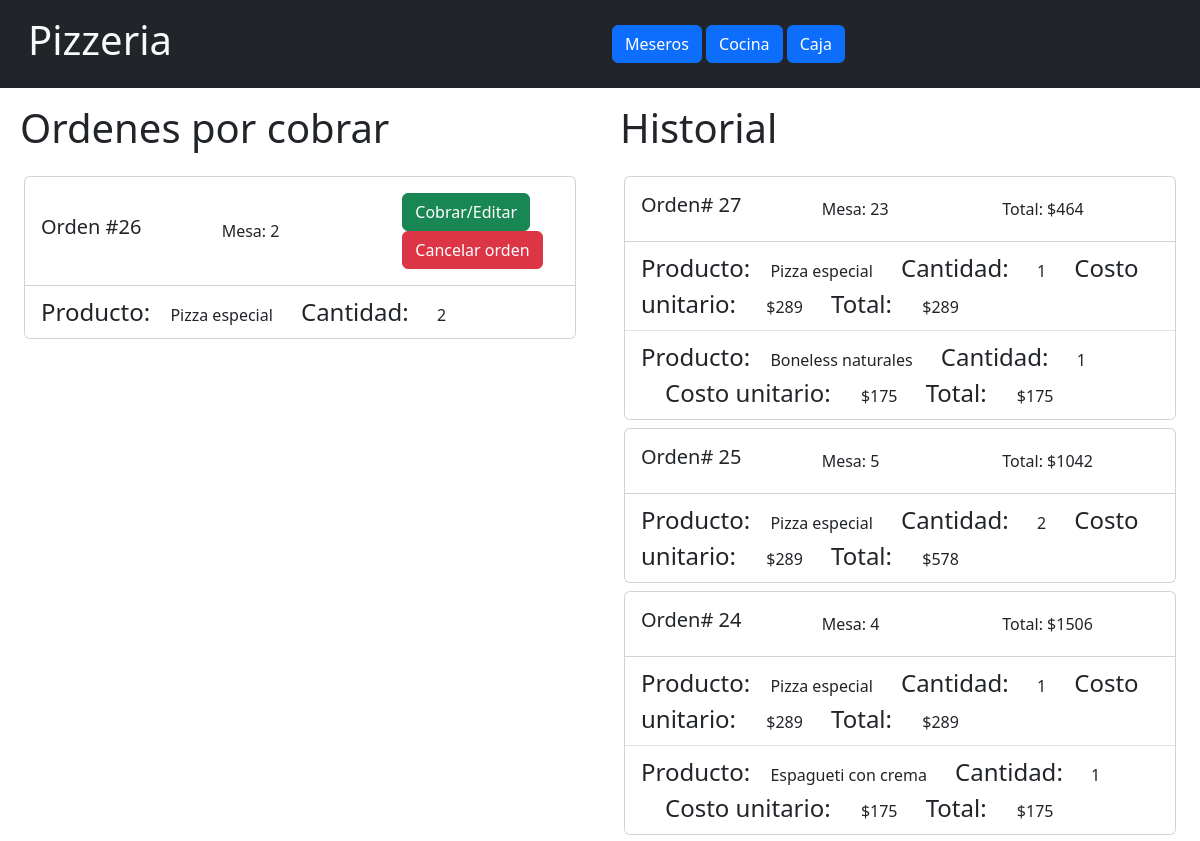
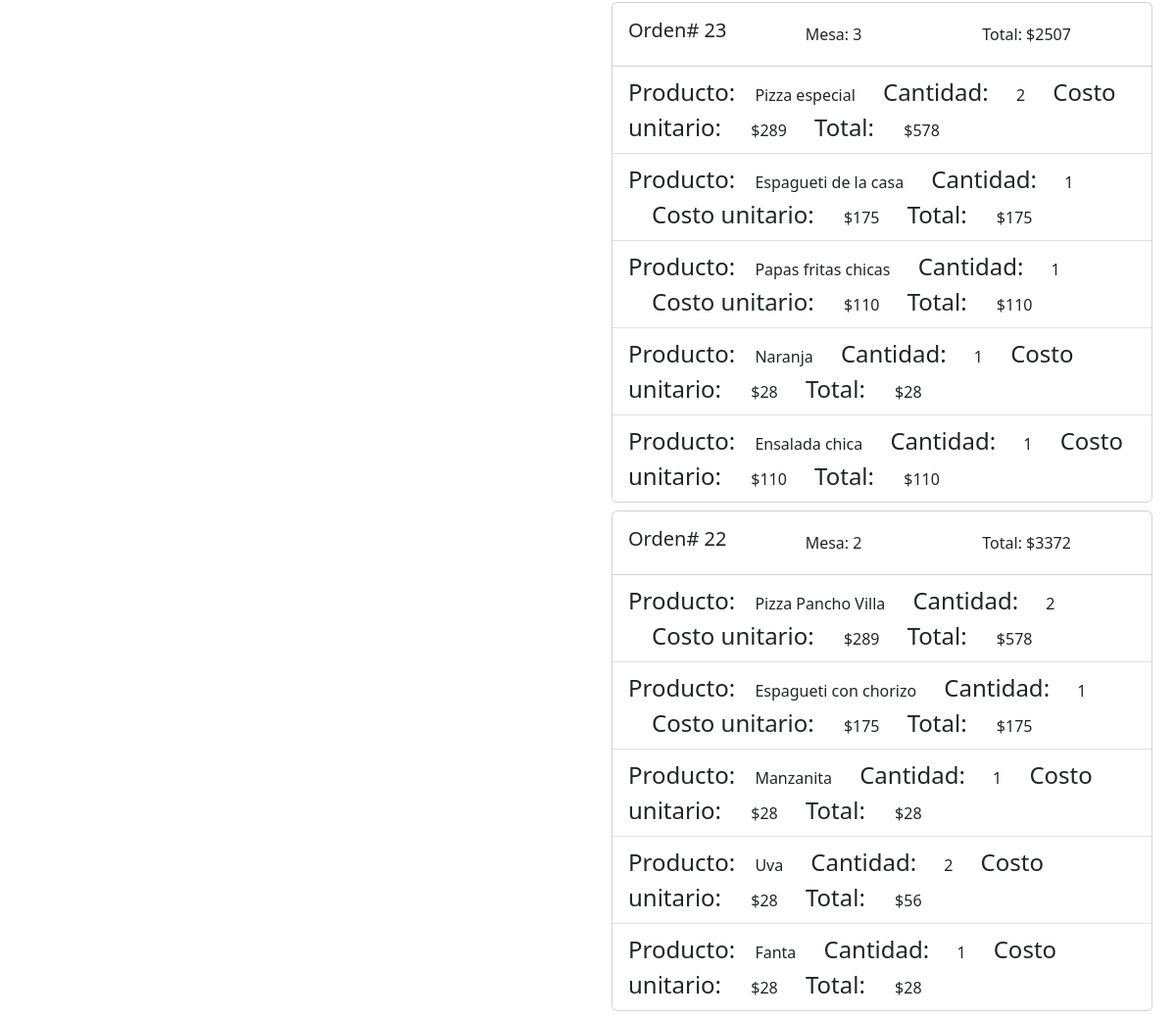
Screenshot of /Mizuki_app/cashier/ with the database file from the repository (2 pictures, top to bottom).
### Mizuki_app/models.py (models this page shows, shortened)
class Product(models.Model):
    name = models.CharField(('Nombre'), max_length = 100)
    price = models.PositiveIntegerField(('Precio'))
    category = models.ForeignKey(Categories, on_delete = models.CASCADE)

### Mizuki_app/views.py (the view)
# urls.py: path('cashier/', views.CashiersPage, name='cashierPage'),
def CashiersPage(request):
    orders_display = GetOrdersToDisplay()
    history_display = GetHistoryToDisplay()
    return render(request, "Mizuki_app/cashier.html",{'orders':orders_display, 'history':history_display})

### Mizuki_app/views.py (called while the page is built)
def GetOrdersToDisplay():
    orders_display=[]
    orders = Order.objects.filter(waitingPayment=True).filter(complete=False)
    for order in orders:
        dic_append = {'id':' ','table': ' ', 'Prods':[]}
        dic_append['id'] = order.pk
        dic_append['table'] = order.tableNumber
        details = OrderDetail.objects.filter(orderID=order.pk)
        for detail in details:
            dic_append['Prods'].append({'name':Product.objects.get(pk=detail.productID.pk).name, 'quantity': detail.quantity})
        orders_display.append(dic_append)
    return orders_display

def GetHistoryToDisplay():
    orders_display=[]
    orders = Order.objects.filter(waitingPayment=True).filter(complete=True).order_by('-id')
    order_total = 0
    for order in orders:
        dic_append = {'id':' ','table': ' ', 'order_total': 1, 'Prods':[]}
        dic_append['id'] = order.pk
        dic_append['table'] = order.tableNumber
        details = OrderDetail.objects.filter(orderID=order.pk)
        for detail in details:
            prod = Product.objects.get(pk=detail.productID.pk)
            total = int(prod.price) * int(detail.quantity)
            order_total += total
            dic_append['Prods'].append({'product': prod, 'quantity': detail.quantity, 'total': total})
        dic_append['order_total'] = order_total
        orders_display.append(dic_append)
    return orders_display

### Mizuki_app/templates/Mizuki_app/cashier.html (shortened to what this page needs)
<!doctype html>
<html lang="en">
<head>
  <link href="https://cdn.jsdelivr.net/npm/bootstrap@5.3.3/dist/css/bootstrap.min.css" rel="stylesheet"
>
</head>
<body>
  {%include "Mizuki_app/header.html"%}
  <div class="container-fluid">
    <div class="row">
      <div class="col-lg-6">
        <h1 class="ps-2 py-3">Ordenes por cobrar</h1>
        <div class="container-fluid">
          {% if orders %}
            {% for order in orders%}
              <div class="card mb-2">
                <div class="card-body row align-items-center">
                  <div class="col-sm-4">
                    <h5 class="card-title">Orden #{{order.id}}</h5>
                  </div>
                  <div class="col-sm-4">
                    <p class="card-text">Mesa: {{order.table}}</p>
                  </div>
                  <div class="col-sm-4">
                    <form method="post" action="{% url 'Mizuki_app:payOrDelete' order.id%}">
                      <input type="submit" class="btn btn-success" name="pay_order" value="Cobrar/Editar">
                      <input type="submit" class="btn btn-danger" name="remove_order" value="Cancelar orden">
                    </form>
                  </div>
                </div>
                <ul class="list-group list-group-flush">
                  {% for prod in order.Prods%}
                    <li class="list-group-item"><span class="fs-4 me-3">Producto:</span> {{prod.name}} <span class="fs-4 mx-4">Cantidad:</span> {{prod.quantity}}</li>
                  {% endfor %}
                </ul>
              </div>
            {% endfor %}
          {% else %}
          <div class="col-12">
            <h1>No hay pedidos por cobrar</h1>
          </div>
          {% endif %}
        </div>
      </div>
      <div class="col-lg-6">
        <h1 class="ps-2 py-3">Historial</h1>
        <div class="container-fluid">
          {% if history %}
            {%for order_h in history %}
            <div class="card mb-2">
              <div class="card-body row align-items-center">
                <div class="col-sm-4">
                  <h5 class="card-title">Orden# {{order_h.id}}</h5>
                </div>
                <div class="col-sm-4">
                  <p class="card-text">Mesa: {{order_h.table}}</p>
                </div>
                <div class="col-sm-4">
                  <p class="card-text">Total: ${{order_h.order_total}}</p>
                </div>
              </div>
              <ul class="list-group list-group-flush">
                {% for prod in order_h.Prods %}
                  <li class="list-group-item">
                    <span class="fs-4 me-3">Producto:</span> {{prod.product.name}}
                    <span class="fs-4 mx-4">Cantidad:</span> {{prod.quantity}}
                    <span class="fs-4 mx-4">Costo unitario: </span>${{prod.product.price}}
                    <span class="fs-4 mx-4">Total: </span>${{prod.total}}
                  </li>
                {% endfor %}
              </ul>
            </div>
            {% endfor %}
          {% else %}
          <div class="col-12">
            <h1>No hay pedidos recientes</h1>
          </div>
          {% endif %}
        </div>
      </div>
    </div>
  </div>
</body>
</html>

### rows the page displays
Product: name "Pizza especial", product.name "Pizza especial", quantity "1", product.price "289", total "289", quantity "2", total "578"
Product: product.name "Boneless naturales", quantity "1", product.price "175", total "175"
Product: product.name "Espagueti con crema", quantity "1", product.price "175", total "175"
Product: product.name "Espagueti de la casa", quantity "1", product.price "175", total "175"
Product: product.name "Papas fritas chicas", quantity "1", product.price "110", total "110"
Product: product.name "Naranja", quantity "1", product.price "28", total "28"
Product: product.name "Ensalada chica", quantity "1", product.price "110", total "110"
Product: product.name "Pizza Pancho Villa", quantity "2", product.price "289", total "578"
Product: product.name "Espagueti con chorizo", quantity "1", product.price "175", total "175"
Product: product.name "Manzanita", quantity "1", product.price "28", total "28"
Product: product.name "Uva", quantity "2", product.price "28", total "56"
Product: product.name "Fanta", quantity "1", product.price "28", total "28"

### other values shown
{{ order.id }} "26"
{{ order.table }} "2"
{{ prod.quantity }} "2"
{{ order_h.id }} "27" "25" "24" "23" "22"
{{ order_h.table }} "23" "5" "4" "3" "2"
{{ order_h.order_total }} "464" "1042" "1506" "2507" "3372"
